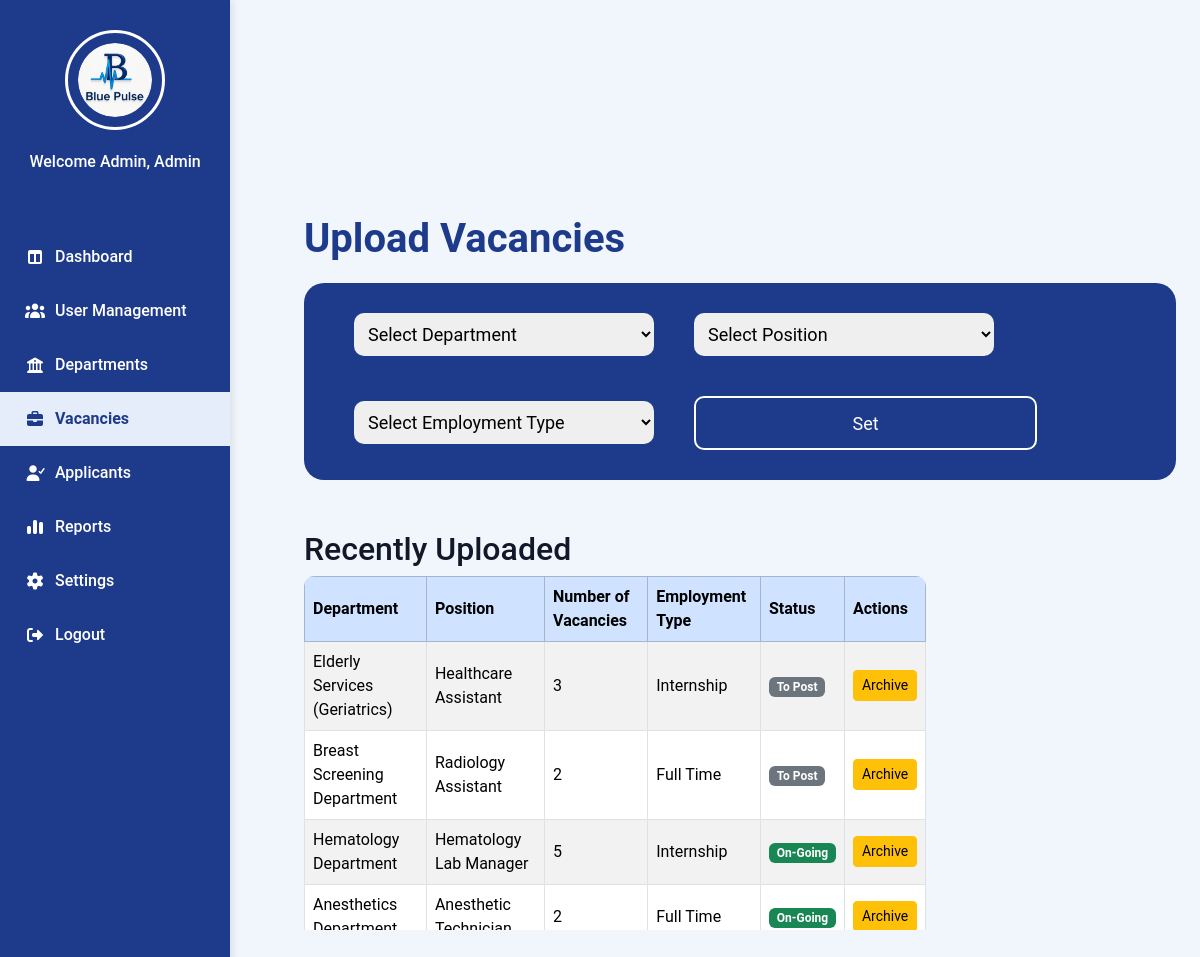
Before: /Admin_Vacancies.php with the older database file.
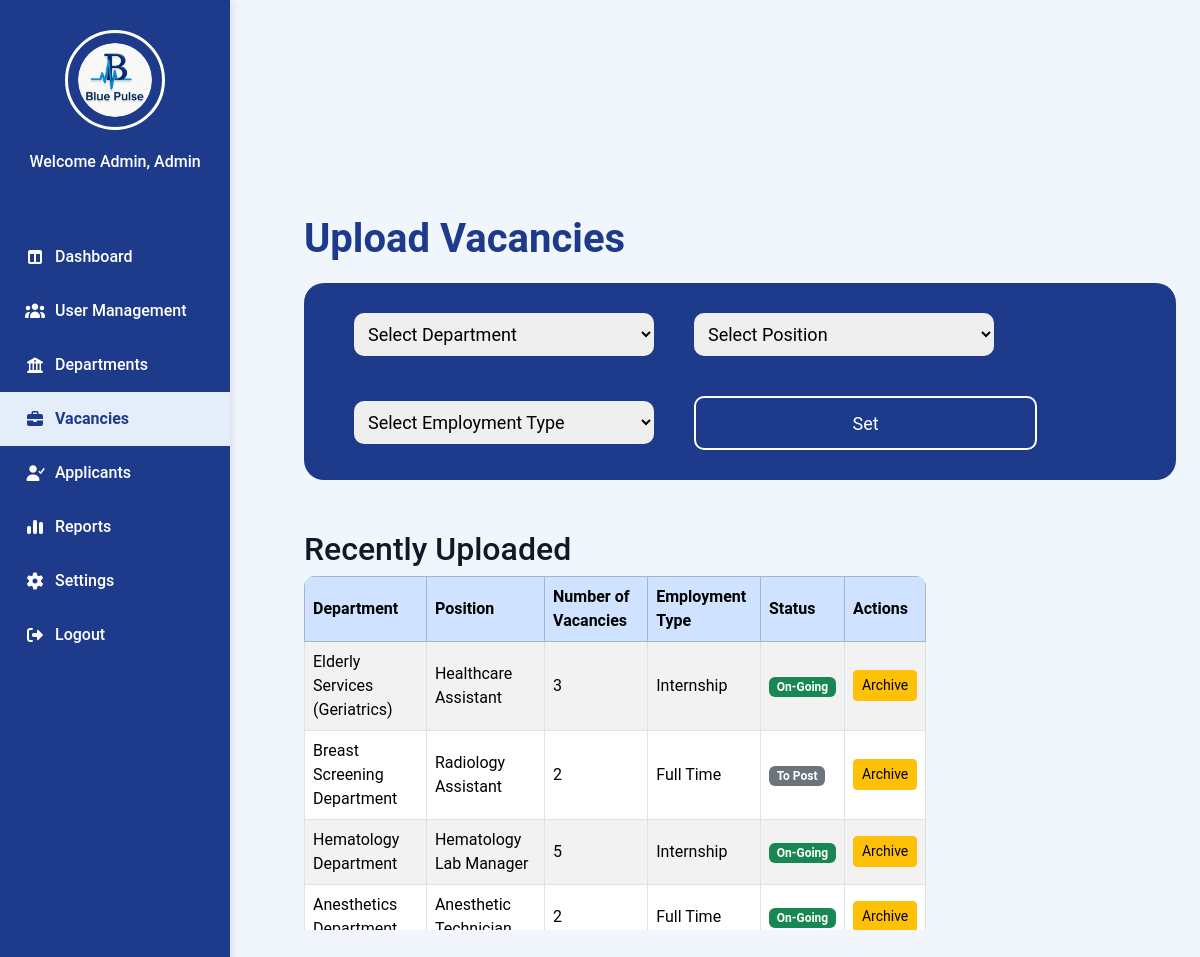
After: the same page with the newer database file.
### tables this page shows
CREATE TABLE `vacancies` (
  `id` int(11) NOT NULL,
  `department_id` int(11) NOT NULL,
  `position_id` int(11) NOT NULL,
  `employment_type_id` int(11) NOT NULL,
  `vacancy_count` int(11) NOT NULL,
  `status` varchar(255) NOT NULL DEFAULT 'To Post',
  `posted_by` varchar(255) NOT NULL,
  `created_at` timestamp NOT NULL DEFAULT current_timestamp()
);

CREATE TABLE `department` (
  `deptID` int(11) NOT NULL,
  `deptName` varchar(100) NOT NULL
);

CREATE TABLE `position` (
  `positionID` int(11) NOT NULL,
  `departmentID` int(11) NOT NULL,
  `emtypeID` int(11) DEFAULT NULL,
  `position_title` varchar(150) NOT NULL
);

CREATE TABLE `employment_type` (
  `emtypeID` int(11) NOT NULL,
  `typeName` varchar(50) NOT NULL
);

### Admin_Vacancies.php (the view, shortened to what the changed rows need)
<?php
require 'admin/db.connect.php';
$recentQuery = $conn->query("
    SELECT v.id, v.vacancy_count, v.status, d.deptName, p.position_title, e.typeName AS employment_type
    FROM vacancies v
    JOIN department d ON v.department_id = d.deptID
    JOIN position p ON v.position_id = p.positionID
    JOIN employment_type e ON v.employment_type_id = e.emtypeID
    ORDER BY v.id DESC
    LIMIT 10
");
?>
<!DOCTYPE html>
<html lang="en">
<head>
    <link rel="stylesheet" href="admin-sidebar.css">
    <link rel="stylesheet" href="https://cdnjs.cloudflare.com/ajax/libs/font-awesome/7.0.1/css/all.min.css">
    <link rel="stylesheet" href="https://cdn.jsdelivr.net/npm/bootstrap@5.3.3/dist/css/bootstrap.min.css">
</head>
<body>
    <main class="main-content">
        <div class="main-content-header">
            <h1>Upload Vacancies</h1>
        </div>
        <div class="recent-section">
            <h2>Recently Uploaded</h2>
            <table class="table table-bordered table-striped w-75">
                <thead class="table-primary">
                    <tr>
                        <th>Department</th>
                        <th>Position</th>
                        <th>Number of Vacancies</th>
                        <th>Employment Type</th>
                        <th>Status</th>
                        <th>Actions</th>
                    </tr>
                </thead>
                <tbody>
                    <?php if ($recentQuery && $recentQuery->num_rows > 0): ?>
                        <?php while ($row = $recentQuery->fetch_assoc()): ?>
                            <tr>
                                <td><?= htmlspecialchars($row['deptName']) ?></td>
                                <td><?= htmlspecialchars($row['position_title']) ?></td>
                                <td><?= htmlspecialchars($row['vacancy_count']) ?></td>
                                <td><?= htmlspecialchars($row['employment_type']) ?></td>
                                <td>
                                    <?php if ($row['status'] === 'On-Going'): ?>
                                        <span class="badge bg-success"><?= htmlspecialchars($row['status']) ?></span>
                                    <?php elseif ($row['status'] === 'Closed'): ?>
                                        <span class="badge bg-danger"><?= htmlspecialchars($row['status']) ?></span>
                                    <?php else: ?>
                                        <span class="badge bg-secondary"><?= htmlspecialchars($row['status']) ?></span>
                                    <?php endif; ?>
                                </td>
                                <td>
                                    <a href="archive_vacancy.php?id=<?= $row['id'] ?>"
                                        class="btn btn-sm btn-warning">Archive</a>
                                </td>
                            </tr>
                        <?php endwhile; ?>
                    <?php else: ?>
                        <tr>
                            <td colspan="6" class="text-center text-muted">No vacancies uploaded yet.</td>
                        </tr>
                    <?php endif; ?>
                </tbody>
            </table>
        </div>
    </main>
</body>
</html>

Changed rows visible on the page:
changed vacancies "Elderly Services (Geriatrics)": status "To Post" → "On-Going"
